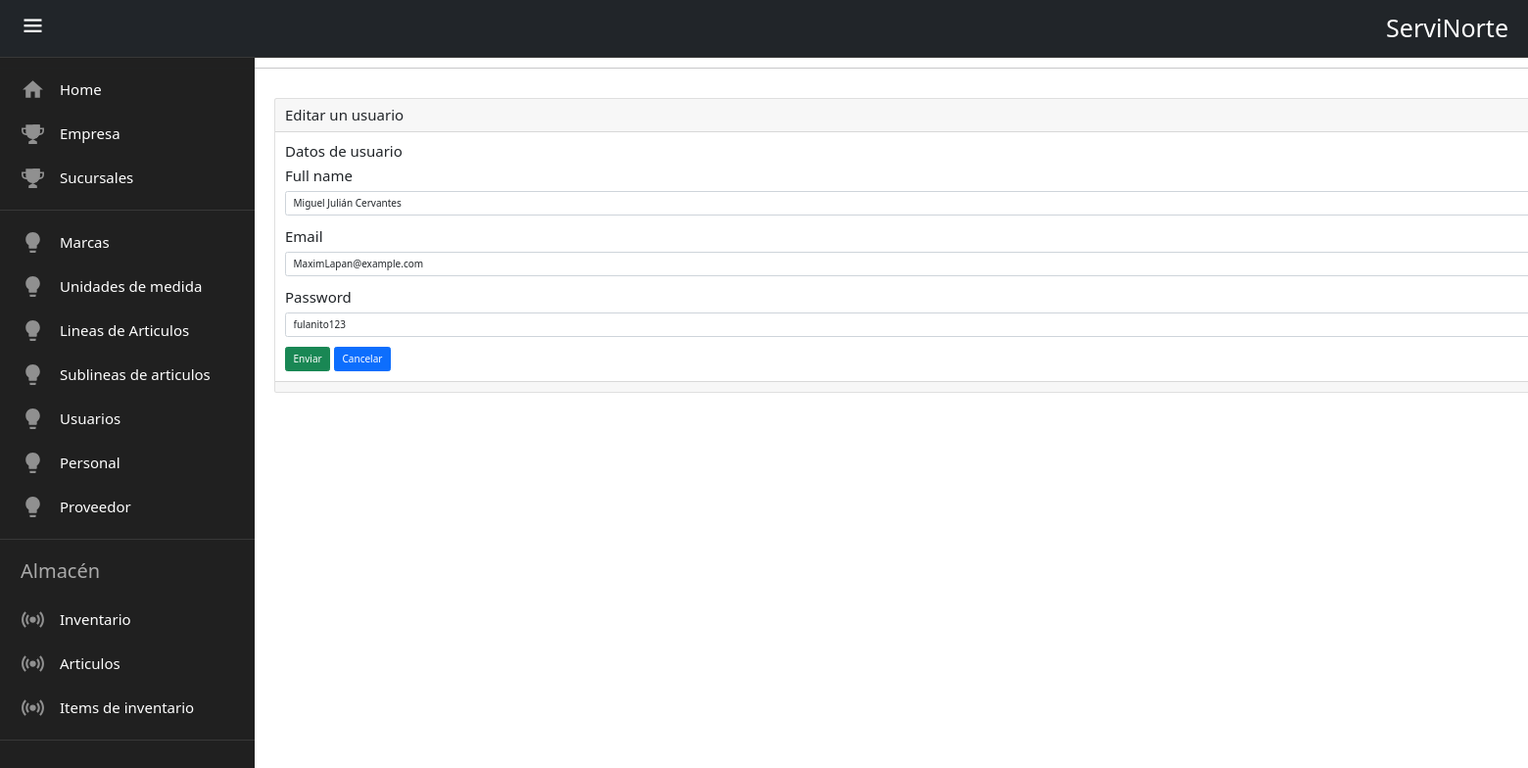
The app's page /usuario/editar/1 with its own data.
### servinorte_r/models.py (models this page shows, shortened)
class usuarios(models.Model):
    full_name = models.CharField(max_length=100, help_text="El nombre completo del usuario. ")
    email = models.EmailField(help_text="El correo electronico del usuario. ")
    password = models.CharField(max_length=100, help_text="La contraseña del usuario. ")

### servinorte_r/views.py (the view)
# urls.py: path('usuario/editar',views.editar_usuario,name='editar_usuario'),
def editar_usuario(request,id):
    usuarios=U.objects.get(id=id)
    formulario_U=UsuarioForm(request.POST or None, request.FILES or None,instance=usuarios)
    if formulario_U.is_valid() and request.POST:
        formulario_U.save()
        return redirect('usuario')
    return render(request,"usuario/editar.html",{'formulario_U':formulario_U})

### servinorte_r/forms.py
class UsuarioForm(forms.ModelForm):
    class Meta:
        model = usuarios
        fields = '__all__'

### templates/usuario/editar.html
{% extends 'base.html' %} {% block titulo%} Editar usuario {% endblock %} {% block content %}
<hr />
<div class="contenedor">
  <div class="card">
    <div class="card-header">Editar un usuario</div>
    <div class="card-body">
      <h4 class="card-title">Datos de usuario</h4>
      {% include 'usuario/form.html' %}
    </div>
    <div class="card-footer text-muted"></div>
  </div>
</div>
{% endblock %}

### templates/usuario/form.html (shortened to what this page needs)
<form enctype="multipart/form-data" method="post">
  {% csrf_token %} {% for campo in formulario_U %}
  <div class="mb-3">
    <label for="" class="form-label">{{ campo.label }}</label>
    <input
      type="{{ campo.field.widget.input_type }}"
      class="form-control"
      name="{{ campo.name }}"
      id=""
      aria-describedby="helpId"
      placeholder="{{ campo.label }}"
      value="{{ campo.value | default:'' }}"
    />
  </div>
  {% endfor %}
  <input name="" id="" class="btn btn-success" type="submit" value="Enviar" />
  <a name="" id="" class="btn btn-primary" href="{%url 'usuario' %}" role="button">Cancelar</a>
</form>

### servinorte_r/static/css/style.css (style rules this page uses)
:root { --fondo-color:#231e27; --items-color:#202020; --border-color:#383838; --text-color:#e7e7e7; }
* { padding: 0; box-sizing: border-box; margin: 0; }
html { font-size: 62.5%; font-family: sans-serif; }
body { width: 100%; height: 100vh; background-color: #231e27; position: relative; }
.contenedor { width:1600px; margin-left:280px; margin-top: 30px; font-size: 150%; }

### records on screen
usuarios: full_name "Miguel Julián Cervantes" "MaximLapan@example.com" "fulanito123"

### other values on screen
{{ campo.label }} "Full name" "Email" "Password"
